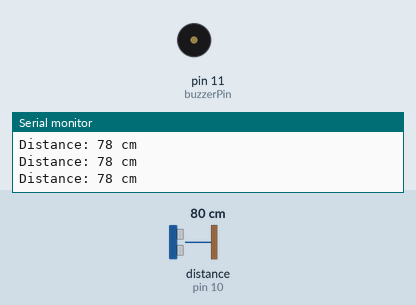
Simulated run of this sketch. Board: Arduino Uno, built with avr-gcc and run on an emulated ATmega328P. On the bench: buzzer (waves = sounding, pin HIGH), the last lines printed to the serial monitor. Wiring (inferred from the names in the program): ultrasonic range finder: trigger pin 9; echo pin 10. The test bench sets the inputs (shaded band); at power-on: distance to the obstacle (sensor on pin 10) 80 cm. The echo pulse lasts 58.3 µs per cm; pins used as bus, display or sensor lines are not drawn.

Above: at 1.2 s.
1.3 s: distance to the obstacle (sensor on pin 10) set to 54 cm
4.3 s: distance to the obstacle (sensor on pin 10) set to 48 cm
At 5.1 s:
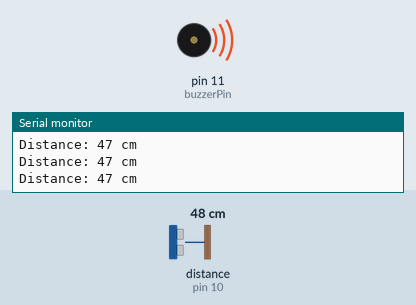
6.0 s: distance to the obstacle (sensor on pin 10) set to 120 cm
At 7.3 s:
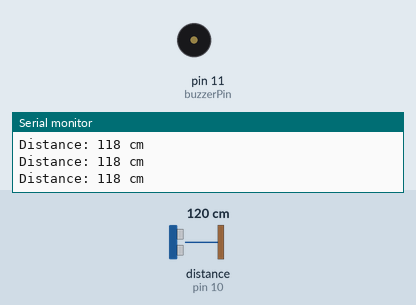
7.6 s: distance to the obstacle (sensor on pin 10) set to 4 cm
At 8.4 s:
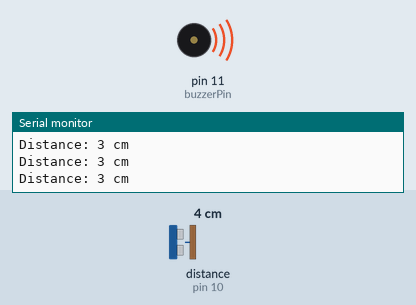
Timing chart, 0 to 10.2 s (numbered marks = the images above; inputs shaded):
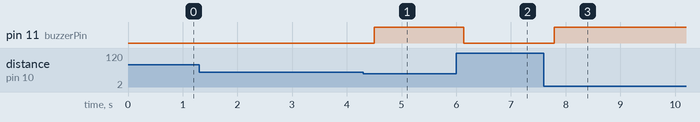

Measured:
- the behaviour switches between 52 and 51 cm on distance to the obstacle (sensor on pin 10) (found by bisection; images 0 and 1)
- after the input at 4.3 s, pin 11 (buzzerPin): LOW → HIGH after 0.20 s
- after the input at 6.0 s, pin 11 (buzzerPin): HIGH → LOW after 0.13 s
- after the input at 7.6 s, pin 11 (buzzerPin): LOW → HIGH after 0.19 s

The sketch:

animal_detection.ino
```cpp
// Define pins
const int trigPin = 9;
const int echoPin = 10;
const int buzzerPin = 11;
long duration;
int distance;

void setup() {
  // Initialize the serial communication
  Serial.begin(9600);

  // Initialize the sensor and buzzer pins
  pinMode(trigPin, OUTPUT);
  pinMode(echoPin, INPUT);
  pinMode(buzzerPin, OUTPUT);
}

void loop() {
  // Clear the trigger pin
  digitalWrite(trigPin, LOW);
  delayMicroseconds(2);

  // Set the trigger pin HIGH for 10 microseconds
  digitalWrite(trigPin, HIGH);
  delayMicroseconds(10);
  digitalWrite(trigPin, LOW);

  // Read the echo pin
  duration = pulseIn(echoPin, HIGH);

  // Calculate the distance
  distance = duration * 0.034 / 2;

  // Print the distance in the Serial Monitor
  Serial.print("Distance: ");
  Serial.print(distance);
  Serial.println(" cm");

  // If an object is detected within 50 cm, activate the buzzer
  if (distance <= 50) {
    digitalWrite(buzzerPin, HIGH);  // Turn on the buzzer
  } else {
    digitalWrite(buzzerPin, LOW);   // Turn off the buzzer
  }

  delay(200);
}
```
